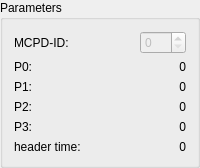
         <widget class="Q3GroupBox" name="groupBox17">
          <property name="title">
           <string>Parameters</string>
          </property>
          <layout class="QGridLayout">
           <item row="1" column="0">
            <widget class="QLabel" name="textLabel1_3">
             <property name="text">
              <string>P0:</string>
             </property>
             <property name="wordWrap">
              <bool>false</bool>
             </property>
            </widget>
           </item>
           <item row="2" column="0">
            <widget class="QLabel" name="textLabel1_3_3">
             <property name="text">
              <string>P1:</string>
             </property>
             <property name="wordWrap">
              <bool>false</bool>
             </property>
            </widget>
           </item>
           <item row="3" column="0">
            <widget class="QLabel" name="textLabel1_3_4">
             <property name="text">
              <string>P2:</string>
             </property>
             <property name="wordWrap">
              <bool>false</bool>
             </property>
            </widget>
           </item>
           <item row="4" column="0">
            <widget class="QLabel" name="textLabel1_3_5">
             <property name="text">
              <string>P3:</string>
             </property>
             <property name="wordWrap">
              <bool>false</bool>
             </property>
            </widget>
           </item>
           <item row="1" column="1" colspan="2">
            <widget class="QLabel" name="param0">
             <property name="text">
              <string>&lt;p align=&quot;right&quot;&gt;0&lt;/p&gt;</string>
             </property>
             <property name="wordWrap">
              <bool>false</bool>
             </property>
            </widget>
           </item>
           <item row="2" column="1" colspan="2">
            <widget class="QLabel" name="param1">
             <property name="text">
              <string>&lt;p align=&quot;right&quot;&gt;0&lt;/p&gt;</string>
             </property>
             <property name="wordWrap">
              <bool>false</bool>
             </property>
            </widget>
           </item>
           <item row="4" column="1" colspan="2">
            <widget class="QLabel" name="param3">
             <property name="text">
              <string>&lt;p align=&quot;right&quot;&gt;0&lt;/p&gt;</string>
             </property>
             <property name="wordWrap">
              <bool>false</bool>
             </property>
            </widget>
           </item>
           <item row="0" column="2">
            <widget class="QSpinBox" name="paramId">
             <property name="enabled">
              <bool>false</bool>
             </property>
             <property name="maximum">
              <number>15</number>
             </property>
            </widget>
           </item>
           <item row="3" column="1" colspan="2">
            <widget class="QLabel" name="param2">
             <property name="text">
              <string>&lt;p align=&quot;right&quot;&gt;0&lt;/p&gt;</string>
             </property>
             <property name="wordWrap">
              <bool>false</bool>
             </property>
            </widget>
           </item>
           <item row="5" column="1" colspan="2">
            <widget class="QLabel" name="hTimeText">
             <property name="text">
              <string>0</string>
             </property>
             <property name="alignment">
              <set>Qt::AlignRight|Qt::AlignTrailing|Qt::AlignVCenter</set>
             </property>
             <property name="wordWrap">
              <bool>false</bool>
             </property>
            </widget>
           </item>
           <item row="5" column="0">
            <widget class="QLabel" name="textLabel1_2_3_2">
             <property name="text">
              <string>header time:</string>
             </property>
             <property name="wordWrap">
              <bool>false</bool>
             </property>
            </widget>
           </item>
           <item row="0" column="0" colspan="2">
            <widget class="QLabel" name="textLabel1_3_6">
             <property name="text">
              <string>MCPD-ID:</string>
             </property>
             <property name="wordWrap">
              <bool>false</bool>
             </property>
            </widget>
           </item>
          </layout>
         </widget>
